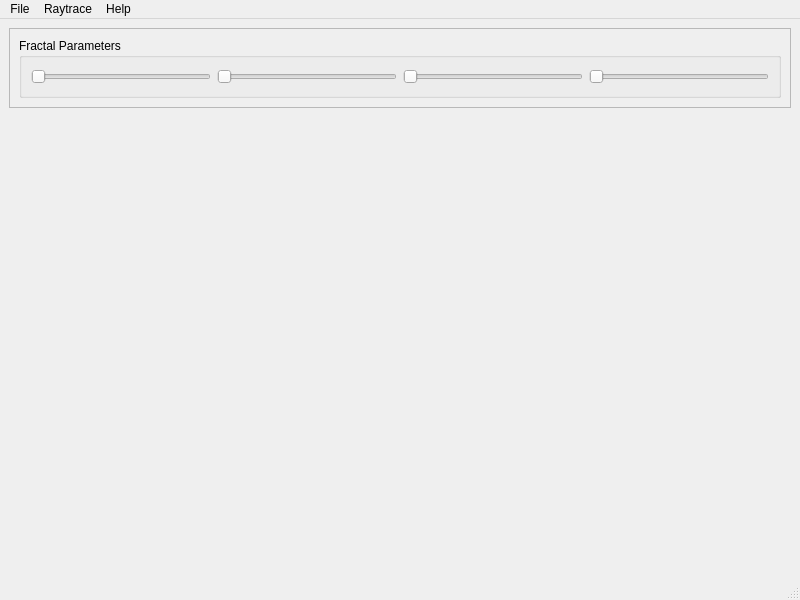
<?xml version="1.0" encoding="UTF-8"?>
<ui version="4.0">
 <class>MainWindow</class>
 <widget class="QMainWindow" name="MainWindow">
  <property name="geometry">
   <rect>
    <x>0</x>
    <y>0</y>
    <width>800</width>
    <height>600</height>
   </rect>
  </property>
  <property name="windowTitle">
   <string>MainWindow</string>
  </property>
  <widget class="QWidget" name="centralwidget">
   <layout class="QVBoxLayout" name="verticalLayout">
    <item>
     <widget class="QFrame" name="params_frame">
      <property name="maximumSize">
       <size>
        <width>16777215</width>
        <height>80</height>
       </size>
      </property>
      <property name="frameShape">
       <enum>QFrame::StyledPanel</enum>
      </property>
      <property name="frameShadow">
       <enum>QFrame::Raised</enum>
      </property>
      <layout class="QVBoxLayout" name="verticalLayout_2">
       <item>
        <widget class="QGroupBox" name="fractal_group">
         <property name="title">
          <string>Fractal Parameters</string>
         </property>
         <layout class="QHBoxLayout" name="horizontalLayout">
          <item>
           <widget class="QSlider" name="fractal_x_slider">
            <property name="orientation">
             <enum>Qt::Horizontal</enum>
            </property>
           </widget>
          </item>
          <item>
           <widget class="QSlider" name="fractal_y_slider">
            <property name="orientation">
             <enum>Qt::Horizontal</enum>
            </property>
           </widget>
          </item>
          <item>
           <widget class="QSlider" name="fractal_z_slider">
            <property name="orientation">
             <enum>Qt::Horizontal</enum>
            </property>
           </widget>
          </item>
          <item>
           <widget class="QSlider" name="fractal_w_slider">
            <property name="orientation">
             <enum>Qt::Horizontal</enum>
            </property>
           </widget>
          </item>
         </layout>
        </widget>
       </item>
      </layout>
     </widget>
    </item>
    <item>
     <widget class="GLWidget" name="canvas_glwidget" native="true"/>
    </item>
   </layout>
  </widget>
  <widget class="QMenuBar" name="menubar">
   <property name="geometry">
    <rect>
     <x>0</x>
     <y>0</y>
     <width>800</width>
     <height>21</height>
    </rect>
   </property>
   <widget class="QMenu" name="menuFile">
    <property name="title">
     <string>File</string>
    </property>
    <addaction name="open_action"/>
    <addaction name="exit_action"/>
   </widget>
   <widget class="QMenu" name="menuRaytrace">
    <property name="title">
     <string>Raytrace</string>
    </property>
    <addaction name="raytrace_cpu_action"/>
    <addaction name="raytrace_gpu_action"/>
   </widget>
   <widget class="QMenu" name="menuHelp">
    <property name="title">
     <string>Help</string>
    </property>
    <addaction name="about_action"/>
   </widget>
   <addaction name="menuFile"/>
   <addaction name="menuRaytrace"/>
   <addaction name="menuHelp"/>
  </widget>
  <widget class="QStatusBar" name="statusbar"/>
  <action name="exit_action">
   <property name="text">
    <string>Exit</string>
   </property>
  </action>
  <action name="about_action">
   <property name="text">
    <string>About....</string>
   </property>
  </action>
  <action name="raytrace_cpu_action">
   <property name="checkable">
    <bool>true</bool>
   </property>
   <property name="text">
    <string>Use CPU</string>
   </property>
  </action>
  <action name="raytrace_gpu_action">
   <property name="checkable">
    <bool>true</bool>
   </property>
   <property name="text">
    <string>Use GPU</string>
   </property>
  </action>
  <action name="open_action">
   <property name="text">
    <string>Open...</string>
   </property>
  </action>
 </widget>
 <customwidgets>
  <customwidget>
   <class>GLWidget</class>
   <extends>QWidget</extends>
   <header>GLWidget.hpp</header>
   <container>1</container>
  </customwidget>
 </customwidgets>
 <resources/>
 <connections/>
</ui>
